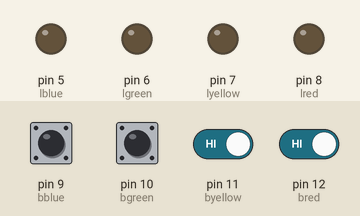
Simulated run of this sketch. Board: Arduino Uno, built with avr-gcc and run on an emulated ATmega328P. Parts: output pins drawn as LEDs (lit = HIGH). Dashed ring = blinking. The inputs (shaded band) are chosen by the test bench; at power-on: pin 9 (bblue), pin 10 (bgreen), pin 11 (byellow), pin 12 (bred) HIGH. Random numbers use the default seed unless the sketch sets one.

Above: at 2.5 s.
2.6 s: pin 9 (bblue) pulled LOW for 0.15 s
At 2.9 s:
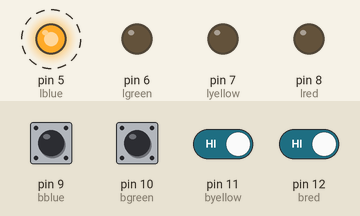
At 4.85 s:
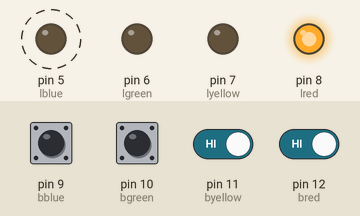
5.7 s: pin 10 (bgreen) pulled LOW for 0.15 s
At 6.5 s:
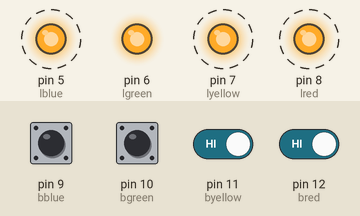
8.7 s: pin 11 (byellow) driven LOW and pin 12 (bred) driven LOW
Timing chart, 0 to 17.7 s (numbered marks = the images above; inputs shaded):
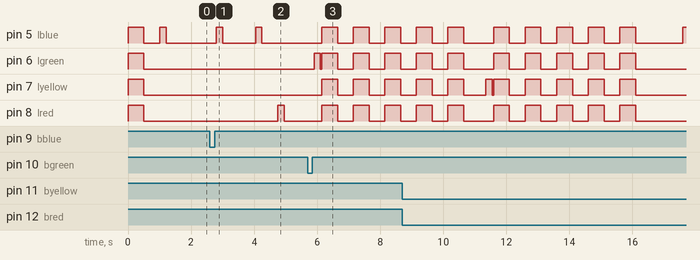

The sketch:

simon_says.ino
```cpp
#define lblue     5
#define lgreen    6
#define lyellow   7
#define lred      8

#define bblue     9
#define bgreen    10
#define byellow   11
#define bred      12

#define levels 60

int level[levels];

void setup() {
  // put your setup code here, to run once:
  pinMode (lblue, OUTPUT);
  pinMode (lgreen, OUTPUT);
  pinMode (lyellow, OUTPUT);
  pinMode (lred, OUTPUT);

  digitalWrite (lblue, LOW);
  digitalWrite (lgreen, LOW);
  digitalWrite (lyellow, LOW);
  digitalWrite (lred, LOW);

  pinMode(bblue, INPUT_PULLUP);
  pinMode(bgreen, INPUT_PULLUP);
  pinMode(byellow, INPUT_PULLUP);
  pinMode(bred, INPUT_PULLUP);

  randomSeed(analogRead(0));

  for (int i=0; i<levels+1; i++){
    level[i] = random(5,9);
  }

}

void loop() {
    int i=0;
    int g=0;
    int j=0;
    int bb=1;
    int bg=1;
    int by=1;
    int br=1;

    int b=0;
  // put your main code here, to run repeatedly:
  bool game_over = 0;
  digitalWrite(lblue, HIGH);
  digitalWrite(lyellow, HIGH);
  digitalWrite(lgreen, HIGH);
  digitalWrite(lred, HIGH);

  delay (500);

  digitalWrite(lblue, LOW);
  digitalWrite(lyellow, LOW);
  digitalWrite(lgreen, LOW);
  digitalWrite(lred, LOW);

    delay(500);

  while (game_over == 0){


    for(i=1; i<levels+1; i++){

      for (g = 0; g < i; g++) {                               //dá a sequencia do nível
        if (level[g]==5){
          digitalWrite(lblue, HIGH);
          delay(200);
          digitalWrite(lblue, LOW);
          delay(500);
        }
        if (level[g]==6){
          digitalWrite(lgreen, HIGH);
          delay(200);
          digitalWrite(lgreen, LOW);
          delay(500);
        }
        if (level[g]==7){
          digitalWrite(lyellow, HIGH);
          delay(200);
          digitalWrite(lyellow, LOW);
          delay(500);
        }
        if (level[g]==8){
          digitalWrite(lred, HIGH);
          delay(200);
          digitalWrite(lred, LOW);
          delay(500);
        }

      }

      for (g=0; g<i; g++){
        bb=1;
        bg=1;
        by=1;
        br=1;

        b=0;

        while (bb == HIGH && by == HIGH && bg == HIGH && br == HIGH) {                          //esperar até primir um botão
          bb = digitalRead(bblue);
          by = digitalRead(byellow);
          bg = digitalRead(bgreen);
          br = digitalRead(bred);
        }

        delay (200);

        if (bb == 0){
          b=5;
        }
        else if (bg == 0){
          b=6;
        }
        else if (by == 0){
          b=7;
        }
        else if (br == 0){
          b=8;
        }

        digitalWrite(b, HIGH);
        delay (200);
        digitalWrite(b,LOW);
        delay (50);

        if(b!=level[g]){
          for (j=0; j<5; j++){
            digitalWrite(lblue, HIGH);
            digitalWrite(lyellow, HIGH);
            digitalWrite(lgreen, HIGH);
            digitalWrite(lred, HIGH);

            delay (500);

            digitalWrite(lblue, LOW);
            digitalWrite(lyellow, LOW);
            digitalWrite(lgreen, LOW);
            digitalWrite(lred, LOW);

            delay (500);

            game_over=1;

          }
        }
      }
      delay (1000);
    }
  }
}
```

Measured:
- after the input at 2.6 s, pin 5 (lblue): alternates HIGH for 0.20 s and LOW for 1.1 s, starting after 0.20 s; pin 8 (lred): LOW → HIGH after 2.2 s, → LOW 0.20 s later
- after the input at 5.7 s, pin 5 (lblue), pin 7 (lyellow), pin 8 (lred): alternates HIGH for 0.50 s and LOW for 0.50 s, starting after 0.45 s
